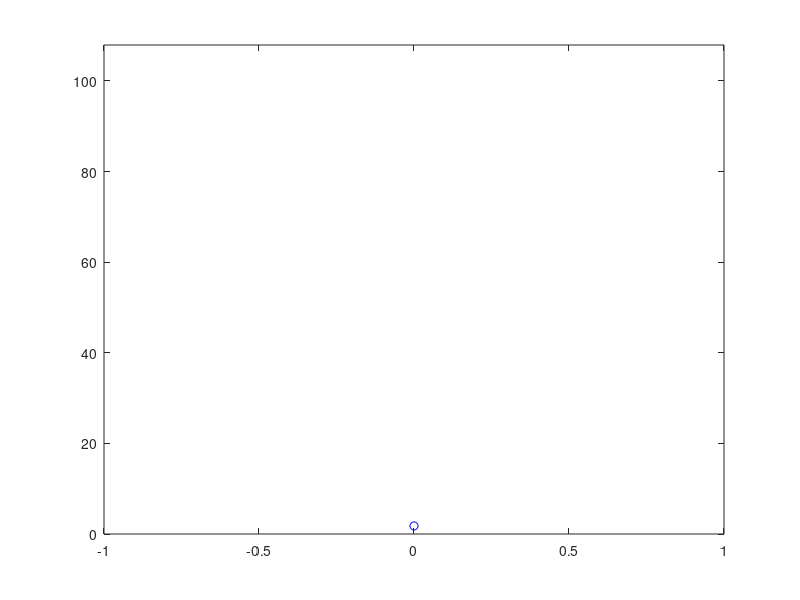

Source code (MATLAB):
%Animate a ball thrown in the air
%David and class
%Feb 6, 2019

tic

g = 9.8;
v0 = 43.81;

endtime = 2*v0/g;
overhead = 0.7; %over head in seconds
overhead_per_frame = overhead / (20*9);
timestep = 1/20; %Number of seconds between
                 %animation frames
                 
t = 0:timestep:endtime;
% height = v0 * t - (g * t^2)/2
% velocity = v0 - g*t

%Evaluate heights
heights = v0 .* t - (g .* (t.^2))./2

%%
%Animate the height over time

maxheight = max(heights);

for h = heights
   
    plot( [ 0 ], h, 'bo' );
    axis( [ -1 1 0 maxheight+10] );
    pause( timestep - overhead_per_frame );
    
end

toc
